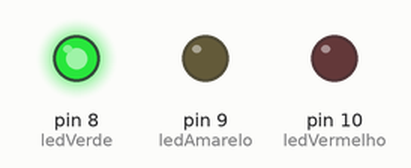
Recording of a sketch running on a simulated Arduino Uno, built with avr-gcc and run on an emulated ATmega328P. On the bench: output pins drawn as LEDs (lit = HIGH).

Above: at 1.5 s.
At 3.7 s:
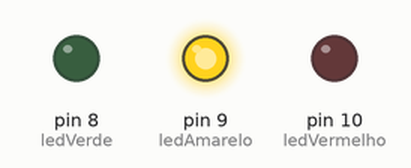
At 6.0 s:
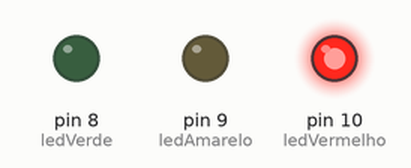
Timing chart, 0 to 9.8 s (numbered marks = the images above):
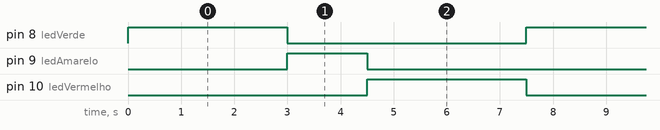

The sketch:

semaforoComSom.ino
```cpp
int ledVerde = 8;
int ledAmarelo = 9;
int ledVermelho = 10;
int buzzer = 11;

void setup() {
  pinMode(ledVerde, OUTPUT);
  pinMode(ledAmarelo, OUTPUT);
  pinMode(ledVermelho, OUTPUT);
  pinMode(buzzer,OUTPUT);

}

void loop() {
  digitalWrite(ledVerde, HIGH);
  digitalWrite(ledAmarelo, LOW);
  digitalWrite(ledVermelho, LOW);
  noTone(buzzer);
  delay(3000);

  digitalWrite(ledVerde, LOW);
  digitalWrite(ledAmarelo, HIGH);
  digitalWrite(ledVermelho, LOW);
  delay(1500);

  digitalWrite(ledVerde, LOW);
  digitalWrite(ledAmarelo, LOW);
  digitalWrite(ledVermelho, HIGH);
  //tone(buzzer, 1000);
  delay(3000);

}
```

Measured:
- by itself, pin 8 (ledVerde), pin 10 (ledVermelho): alternates HIGH for 3.0 s and LOW for 4.5 s
- by itself, pin 9 (ledAmarelo): alternates HIGH for 1.5 s and LOW for 6.0 s
- by itself, everything shown: repeats every 7.5 s, in 3 steps
